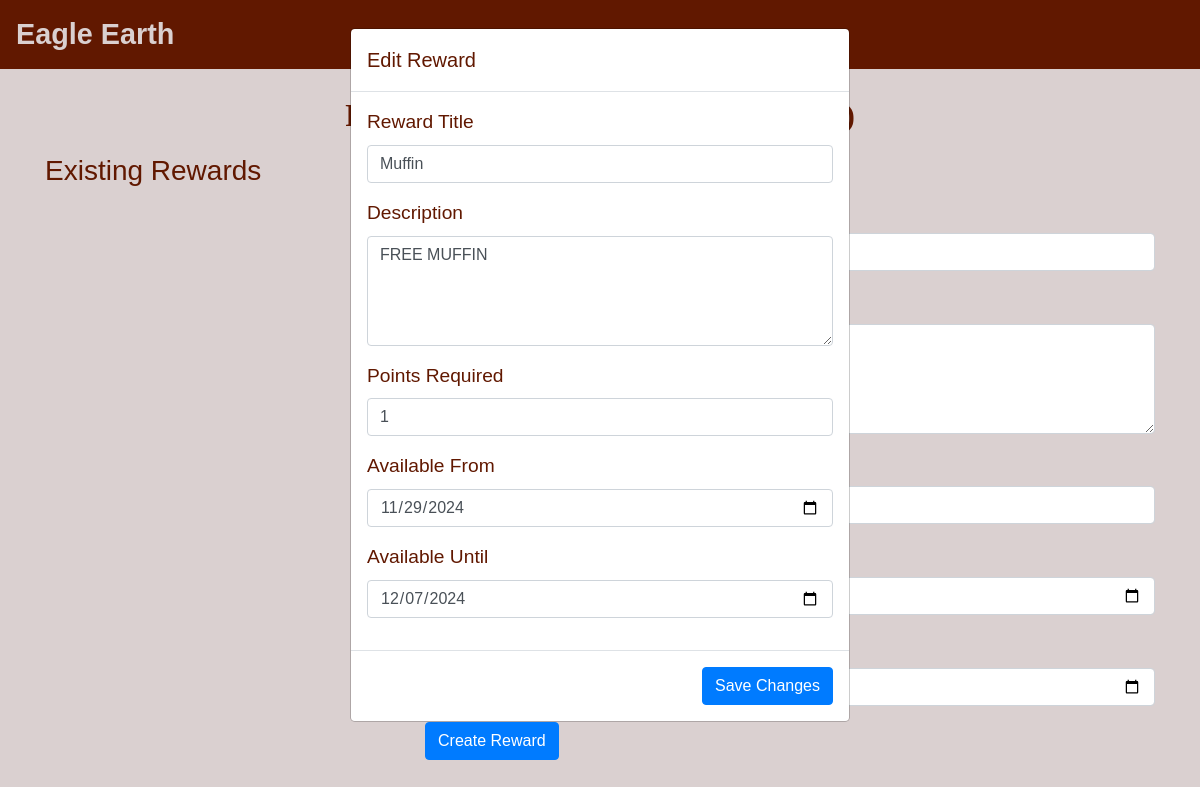
The page /update_reward/9/ on the database its author committed.
### SWEeatz/users/models.py (models this page shows, shortened)
class Reward(models.Model):
    title = models.CharField(max_length=200, help_text="Enter the reward title")
    description = models.TextField(help_text="Enter a brief description of the reward")
    points_required = models.PositiveIntegerField(help_text="Number of points required to redeem")
    available_from = models.DateField(help_text="Reward available from this date")
    available_until = models.DateField(help_text="Reward available until this date")
    is_active = models.BooleanField(default=True, help_text="Set to False when the reward is no longer redeemable")
    class Meta:
        ordering = ['available_from']

### SWEeatz/users/views.py (the view, shortened to what this page needs)
# urls.py: path('update_reward/<int:reward_id>/', views.update_reward, name="update_reward"),
@csrf_exempt
def update_reward(request, reward_id):
    reward = get_object_or_404(Reward, id=reward_id)
    return render(request, 'reward_create.html', {'reward_to_edit': reward})

### SWEeatz/users/templates/reward_create.html (shortened to what this page needs)
{% extends "layout.html" %}
{% load static %}
{% block content %}
<br><br><br>
<h2 class="text-center m-0" style="color: #611800; padding-bottom: 20px;">Reward Creation Page (Admin Only)</h2>
<div class="row">
    <div class="col-md-4">
        <h3>Existing Rewards</h3>
    </div>
    <div class="col-md-8">
        <h3>Create a New Reward</h3>
        <form method="post" action="{% url 'create_reward' %}">
            <div class="form-group">
                <label for="title">Reward Title</label>
            </div>
            <div class="form-group">
                <label for="description">Description</label>
            </div>
            <div class="form-group">
                <label for="points_required">Points Required</label>
            </div>
            <div class="form-group">
                <label for="available_from">Available From</label>
            </div>
            <div class="form-group">
                <label for="available_until">Available Until</label>
            </div>
            <button type="submit" class="btn btn-primary">Create Reward</button>
        </form>
    </div>
</div>
{% if reward_to_edit %}
<div class="modal" id="editRewardModal" style="display: block;">
    <div class="modal-dialog">
        <div class="modal-content">
            <form method="post" action="{% url 'update_reward' reward_to_edit.id %}">
                <div class="modal-header">
                    <h5 class="modal-title">Edit Reward</h5>
                </div>
                <div class="modal-body">
                    <div class="form-group">
                        <label for="edit-title">Reward Title</label>
                        <input type="text" class="form-control" id="edit-title" name="title" value="{{ reward_to_edit.title }}" required>
                    </div>
                    <div class="form-group">
                        <label for="edit-description">Description</label>
                        <textarea class="form-control" id="edit-description" name="description" rows="4" required>{{ reward_to_edit.description }}</textarea>
                    </div>
                    <div class="form-group">
                        <label for="edit-points-required">Points Required</label>
                        <input type="number" class="form-control" id="edit-points-required" name="points_required" min="0" value="{{ reward_to_edit.points_required }}" required>
                    </div>
                    <div class="form-group">
                        <label for="edit-available-from">Available From</label>
                        <input type="date" class="form-control" id="edit-available-from" name="available_from" value="{{ reward_to_edit.available_from|date:'Y-m-d' }}" required>
                    </div>
                    <div class="form-group">
                        <label for="edit-available-until">Available Until</label>
                        <input type="date" class="form-control" id="edit-available-until" name="available_until" value="{{ reward_to_edit.available_until|date:'Y-m-d' }}" required>
                    </div>
                </div>
                <div class="modal-footer">
                    <button type="submit" class="btn btn-primary">Save Changes</button>
                </div>
            </form>
        </div>
    </div>
</div>
{% endif %}
{% endblock %}

### SWEeatz/users/static/css/styles.css (style rules this page uses)
body { background-color: #dad0d0; color: #611800; font-family: 'Arial', sans-serif; }
h2 { font-family: 'Georgia', serif; font-weight: bold; text-align: center; margin-bottom: 20px; }
.form-group label { font-size: 1.2em; color: #611800; }

### rows shown on the page
Reward: title "Muffin", description "FREE MUFFIN", points_required "1", available_from "11/29/2024", available_until "12/07/2024"
